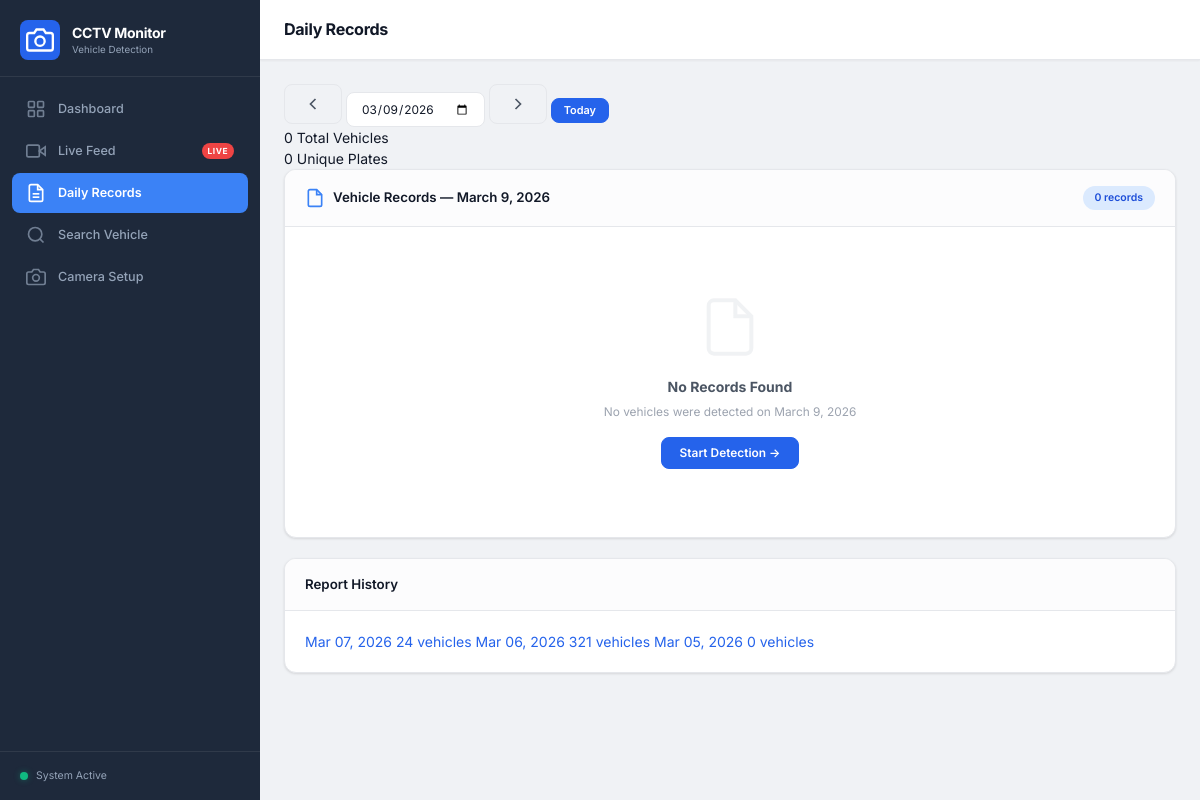
Page /records/ on the earlier database version.
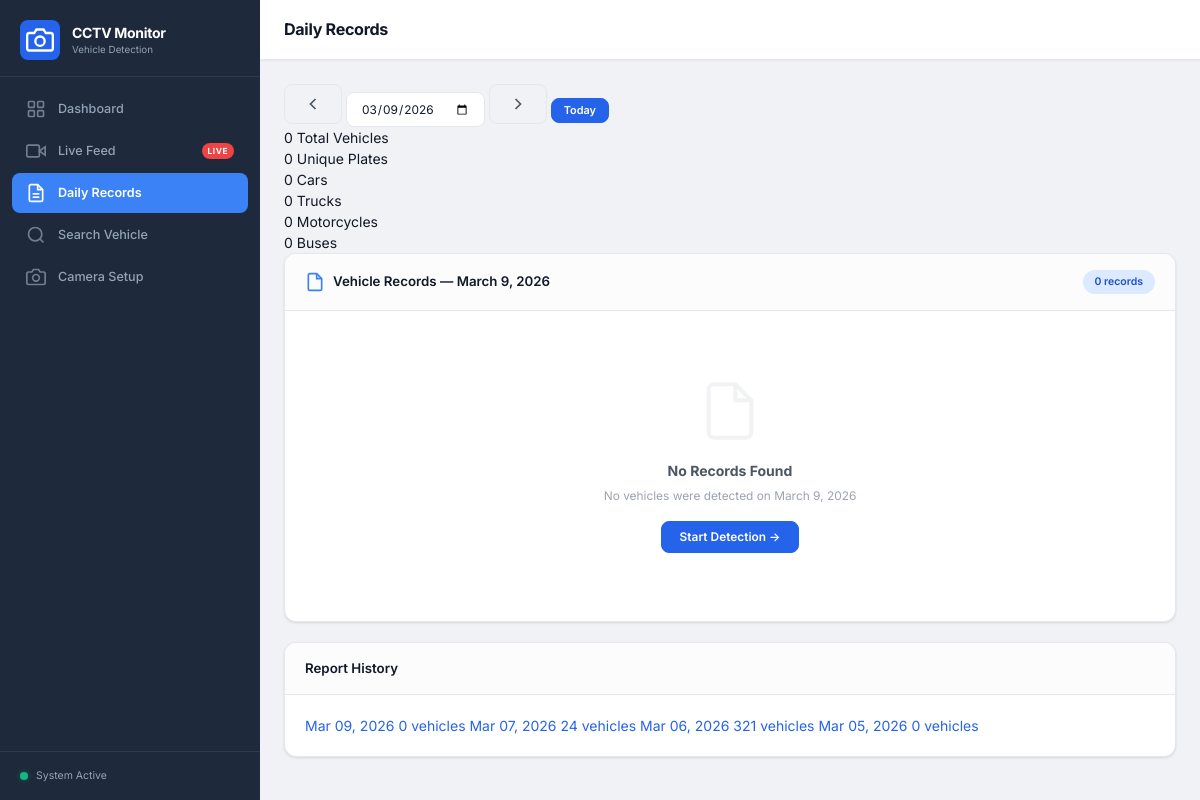
Same page on the later database version.
### vehicles/models.py (models this page shows, shortened)
class DailyReport(models.Model):
    date = models.DateField(unique=True, db_index=True)
    total_vehicles = models.IntegerField(default=0)
    total_cars = models.IntegerField(default=0)
    total_trucks = models.IntegerField(default=0)
    total_buses = models.IntegerField(default=0)
    total_motorcycles = models.IntegerField(default=0)
    total_autos = models.IntegerField(default=0)
    total_unknown = models.IntegerField(default=0)
    unique_plates = models.IntegerField(default=0)
    created_at = models.DateTimeField(auto_now_add=True)
    updated_at = models.DateTimeField(auto_now=True)
    class Meta:
        ordering = ['-date']
        verbose_name = "Daily Report"
        verbose_name_plural = "Daily Reports"

### vehicles/views.py (the view)
# urls.py: path('records/', views.daily_records, name='daily_records'),
def daily_records(request):
    selected_date = request.GET.get('date', date.today().isoformat())
    try:
        selected_date = date.fromisoformat(selected_date)
    except ValueError:
        selected_date = date.today()
    records = VehicleRecord.objects.filter(detected_at__date=selected_date)
    type_counts = records.values('vehicle_type').annotate(count=Count('id'))
    report = DailyReport.objects.filter(date=selected_date).first()
    all_reports = DailyReport.objects.all()[:30]
    context = {
        'selected_date': selected_date,
        'records': records,
        'type_counts': type_counts,
        'report': report,
        'all_reports': all_reports,
        'total_count': records.count(),
        'unique_plates': records.exclude(
            license_plate='UNREADABLE'
        ).values('license_plate').distinct().count(),
    }
    return render(request, 'vehicles/daily_records.html', context)

### vehicles/templates/vehicles/daily_records.html (shortened to what this page needs)
{% extends "vehicles/base.html" %}
{% load static %}
{% block page_title %}Daily Records{% endblock %}
{% block content %}
<div class="records-container">
    <div class="records-header">
        <div class="date-selector">
            <button class="btn btn--ghost" id="btn-prev-day" onclick="changeDate(-1)">
                <svg width="20" height="20" viewBox="0 0 24 24" fill="none" stroke="currentColor" stroke-width="2">
                    <polyline points="15 18 9 12 15 6" />
                </svg>
            </button>
            <input type="date" id="date-picker" class="date-input" value="{{ selected_date|date:'Y-m-d' }}"
                onchange="goToDate(this.value)">
            <button class="btn btn--ghost" id="btn-next-day" onclick="changeDate(1)">
                <svg width="20" height="20" viewBox="0 0 24 24" fill="none" stroke="currentColor" stroke-width="2">
                    <polyline points="9 18 15 12 9 6" />
                </svg>
            </button>
            <button class="btn btn--primary btn--sm" onclick="goToDate('{% now 'Y-m-d' %}')">Today</button>
        </div>
        <div class="records-summary-cards">
            <div class="summary-card" id="summary-total">
                <span class="summary-card__value">{{ total_count }}</span>
                <span class="summary-card__label">Total Vehicles</span>
            </div>
            <div class="summary-card" id="summary-unique">
                <span class="summary-card__value">{{ unique_plates }}</span>
                <span class="summary-card__label">Unique Plates</span>
            </div>
            {% if report %}
            <div class="summary-card" id="summary-cars">
                <span class="summary-card__value">{{ report.total_cars }}</span>
                <span class="summary-card__label">Cars</span>
            </div>
            <div class="summary-card" id="summary-trucks">
                <span class="summary-card__value">{{ report.total_trucks }}</span>
                <span class="summary-card__label">Trucks</span>
            </div>
            <div class="summary-card" id="summary-bikes">
                <span class="summary-card__value">{{ report.total_motorcycles }}</span>
                <span class="summary-card__label">Motorcycles</span>
            </div>
            <div class="summary-card" id="summary-buses">
                <span class="summary-card__value">{{ report.total_buses }}</span>
                <span class="summary-card__label">Buses</span>
            </div>
            {% endif %}
        </div>
    </div>
    <div class="card" id="records-table-card">
        <div class="card__header">
            <h2 class="card__title">
                <svg width="20" height="20" viewBox="0 0 24 24" fill="none" stroke="currentColor" stroke-width="2">
                    <path d="M14 2H6a2 2 0 0 0-2 2v16a2 2 0 0 0 2 2h12a2 2 0 0 0 2-2V8z" />
                    <polyline points="14 2 14 8 20 8" />
                </svg>
                Vehicle Records — {{ selected_date|date:"F j, Y" }}
            </h2>
            <span class="record-count-badge">{{ total_count }} records</span>
        </div>
        <div class="card__body">
            {% if records %}
            <div class="table-wrapper">
                <table class="data-table" id="records-table">
                    <thead>
                        <tr>
                            <th>#</th>
                            <th>License Plate</th>
                            <th>Vehicle Type</th>
                            <th>Confidence</th>
                            <th>Time Detected</th>
                            <th>Image</th>
                        </tr>
                    </thead>
                    <tbody>
                        {% for record in records %}
                        <tr class="table-row" data-id="{{ record.id }}">
                            <td class="td-index">{{ forloop.counter }}</td>
                            <td>
                                <span class="plate-badge">{{ record.license_plate }}</span>
                            </td>
                            <td>
                                <span class="type-badge type-badge--{{ record.vehicle_type }}">
                                    {{ record.get_vehicle_type_display }}
                                </span>
                            </td>
                            <td>
                                <div class="confidence-inline">
                                    <div class="confidence-bar-sm">
                                        <div class="confidence-bar-sm__fill"
                                            style="width: {{ record.confidence|floatformat:0 }}%"></div>
                                    </div>
                                    <span>{{ record.confidence|floatformat:1 }}%</span>
                                </div>
                            </td>
                            <td class="td-time">{{ record.detected_at|date:"H:i:s" }}</td>
                            <td>
                                {% if record.captured_image %}
                                <a href="{{ record.captured_image.url }}" target="_blank" class="img-link">
                                    <svg width="16" height="16" viewBox="0 0 24 24" fill="none" stroke="currentColor"
                                        stroke-width="2">
                                        <rect x="3" y="3" width="18" height="18" rx="2" ry="2" />
                                        <circle cx="8.5" cy="8.5" r="1.5" />
                                        <polyline points="21 15 16 10 5 21" />
                                    </svg>
                                    View
                                </a>
                                {% else %}
                                <span class="text-muted">—</span>
                                {% endif %}
                            </td>
                        </tr>
                        {% endfor %}
                    </tbody>
                </table>
            </div>
            {% else %}
            <div class="empty-state">
                <svg width="64" height="64" viewBox="0 0 24 24" fill="none" stroke="currentColor" stroke-width="1.5"
                    opacity="0.3">
                    <path d="M14 2H6a2 2 0 0 0-2 2v16a2 2 0 0 0 2 2h12a2 2 0 0 0 2-2V8z" />
                    <polyline points="14 2 14 8 20 8" />
                </svg>
                <h3>No Records Found</h3>
                <p>No vehicles were detected on {{ selected_date|date:"F j, Y" }}</p>
                <a href="{% url 'vehicles:live_feed' %}" class="btn btn--primary">Start Detection →</a>
            </div>
            {% endif %}
        </div>
    </div>
    <div class="card" id="history-card">
        <div class="card__header">
            <h3 class="card__title">Report History</h3>
        </div>
        <div class="card__body">
            {% if all_reports %}
            <div class="report-history-list">
                {% for rpt in all_reports %}
                <a href="?date={{ rpt.date|date:'Y-m-d' }}"
                    class="report-history-item {% if rpt.date == selected_date %}active{% endif %}">
                    <span class="report-date">{{ rpt.date|date:"M d, Y" }}</span>
                    <span class="report-count">{{ rpt.total_vehicles }} vehicles</span>
                </a>
                {% endfor %}
            </div>
            {% else %}
            <p class="text-muted text-center">No reports available</p>
            {% endif %}
        </div>
    </div>
</div>
{% endblock %}

### vehicles/templates/vehicles/base.html (shortened to what this page needs)
{% load static %}
<!DOCTYPE html>
<html lang="en" data-theme="dark">
<head>
    <link rel="stylesheet" href="{% static 'css/style.css' %}">
</head>
<body>
    <nav class="sidebar" id="sidebar">
        <div class="sidebar-header">
            <div class="logo">
                <div class="logo-icon">
                    <svg width="28" height="28" viewBox="0 0 24 24" fill="none" stroke="currentColor" stroke-width="2">
                        <path d="M23 19a2 2 0 0 1-2 2H3a2 2 0 0 1-2-2V8a2 2 0 0 1 2-2h4l2-3h6l2 3h4a2 2 0 0 1 2 2z" />
                        <circle cx="12" cy="13" r="4" />
                    </svg>
                </div>
                <div class="logo-text">
                    <span class="logo-title">CCTV Monitor</span>
                    <span class="logo-subtitle">Vehicle Detection</span>
                </div>
            </div>
        </div>
        <div class="sidebar-nav">
            <a href="{% url 'vehicles:dashboard' %}"
                class="nav-item {% if request.resolver_match.url_name == 'dashboard' %}active{% endif %}"
                id="nav-dashboard">
                <svg width="20" height="20" viewBox="0 0 24 24" fill="none" stroke="currentColor" stroke-width="2">
                    <rect x="3" y="3" width="7" height="7" rx="1" />
                    <rect x="14" y="3" width="7" height="7" rx="1" />
                    <rect x="3" y="14" width="7" height="7" rx="1" />
                    <rect x="14" y="14" width="7" height="7" rx="1" />
                </svg>
                <span>Dashboard</span>
            </a>
            <a href="{% url 'vehicles:live_feed' %}"
                class="nav-item {% if request.resolver_match.url_name == 'live_feed' %}active{% endif %}" id="nav-live">
                <svg width="20" height="20" viewBox="0 0 24 24" fill="none" stroke="currentColor" stroke-width="2">
                    <polygon points="23 7 16 12 23 17 23 7" />
                    <rect x="1" y="5" width="15" height="14" rx="2" ry="2" />
                </svg>
                <span>Live Feed</span>
                <span class="live-badge">LIVE</span>
            </a>
            <a href="{% url 'vehicles:daily_records' %}"
                class="nav-item {% if request.resolver_match.url_name == 'daily_records' %}active{% endif %}"
                id="nav-records">
                <svg width="20" height="20" viewBox="0 0 24 24" fill="none" stroke="currentColor" stroke-width="2">
                    <path d="M14 2H6a2 2 0 0 0-2 2v16a2 2 0 0 0 2 2h12a2 2 0 0 0 2-2V8z" />
                    <polyline points="14 2 14 8 20 8" />
                    <line x1="16" y1="13" x2="8" y2="13" />
                    <line x1="16" y1="17" x2="8" y2="17" />
                </svg>
                <span>Daily Records</span>
            </a>
            <a href="{% url 'vehicles:search' %}"
                class="nav-item {% if request.resolver_match.url_name == 'search' %}active{% endif %}" id="nav-search">
                <svg width="20" height="20" viewBox="0 0 24 24" fill="none" stroke="currentColor" stroke-width="2">
                    <circle cx="11" cy="11" r="8" />
                    <line x1="21" y1="21" x2="16.65" y2="16.65" />
                </svg>
                <span>Search Vehicle</span>
            </a>
            <a href="{% url 'vehicles:cameras' %}"
                class="nav-item {% if request.resolver_match.url_name == 'cameras' %}active{% endif %}"
                id="nav-cameras">
                <svg width="20" height="20" viewBox="0 0 24 24" fill="none" stroke="currentColor" stroke-width="2">
                    <path d="M23 19a2 2 0 0 1-2 2H3a2 2 0 0 1-2-2V8a2 2 0 0 1 2-2h4l2-3h6l2 3h4a2 2 0 0 1 2 2z" />
                    <circle cx="12" cy="13" r="4" />
                </svg>
                <span>Camera Setup</span>
            </a>
        </div>
        <div class="sidebar-footer">
            <div class="system-status">
                <div class="status-dot" id="system-status-dot"></div>
                <span class="status-text" id="system-status-text">System Active</span>
            </div>
        </div>
    </nav>
    <main class="main-content">
        <header class="top-bar">
            <div class="page-title">
                <h1>{% block page_title %}Dashboard{% endblock %}</h1>
            </div>
        </header>
        <div class="content-area">
            {% block content %}{% endblock %}
        </div>
    </main>
</body>
</html>

Differences in the rows shown:
added DailyReport: total_cars "0", total_trucks "0", total_motorcycles "0", total_buses "0", date "Mar 09, 2026", total_vehicles "0"
Other differences:
text now shown: "Cars Trucks Motorcycles Buses"
